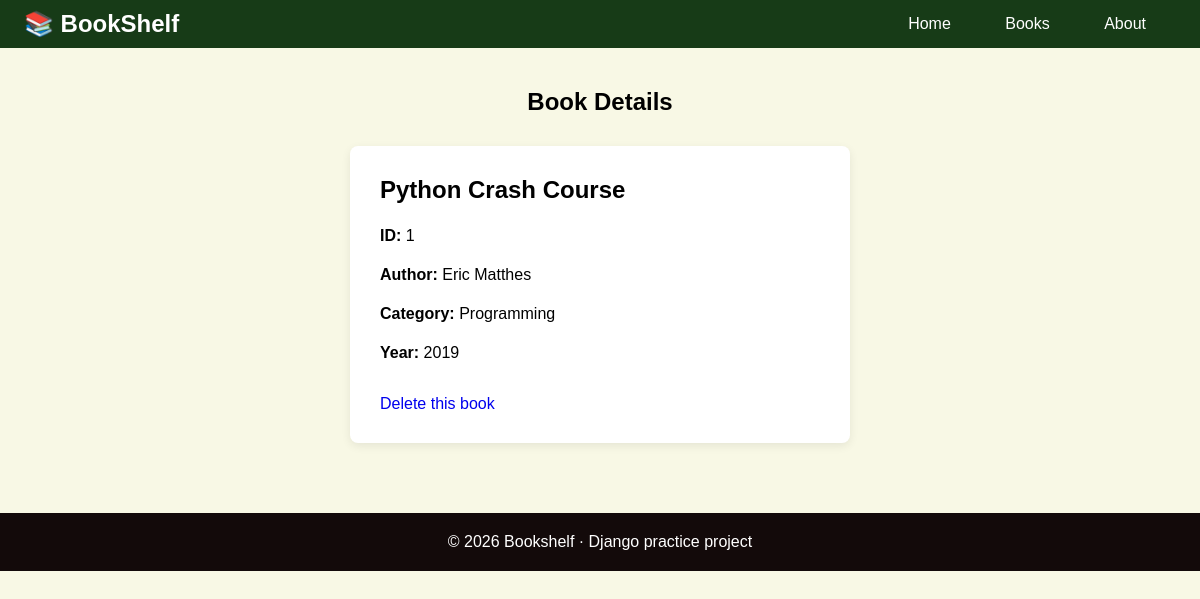
Page /books/1/ on the committed database.
### books/models.py (models this page shows, shortened)
class Book(models.Model):
    title = models.CharField(max_length=200)
    author = models.CharField(max_length=100)
    category = models.CharField(max_length=100)
    year = models.IntegerField()

### books/views.py (the view)
# urls.py: path('books/<int:id>/', views.book_detail, name='book_detail'),
def book_detail(request,id):
    book = get_object_or_404(Book, id=id)
    return render(request, 'books/book_detail.html', {'book': book})

### books/templates/books/book_detail.html
{% extends 'books/base.html' %}
{% load static %}
{% block content %}
<link rel="stylesheet" href="{% static 'books/book_detail.css' %}">
<section class="books-page">
    <h1>Book Details</h1>
    <div class="book-details">
        <h2>{{ book.title }}</h2>
        <p><strong>ID:</strong> {{ book.id }}</p>
        <p><strong>Author:</strong> {{ book.author }}</p>
        <p><strong>Category:</strong> {{ book.category }}</p>
        <p><strong>Year:</strong> {{ book.year }}</p>
        <a href="{% url 'delete_book' book.id %}" class="borrow-btn">Delete this book</a>
    </div>
</section>
{% endblock %}

### books/static/books/style.css (style rules this page uses)
* { margin:0; padding:0; box-sizing: border-box; }
body { font-family: Arial, Helvetica, sans-serif; background-color: rgb(248, 248, 229); }

### books/static/books/book_detail.css (style rules this page uses)
.books-page h1 { text-align: center; margin-bottom: 20px; }
.book-details { width: 500px; margin: 30px auto; padding: 30px; background-color: white; border-radius: 8px; box-shadow: 0 3px 10px rgba(0, 0, 0, 0.08); }
.book-details h2 { margin-bottom: 20px; }
.book-details p { margin-bottom: 15px; line-height: 1.5; }
.book-details a { display: inline-block; margin-top: 15px; margin-right: 10px; text-decoration: none; }

### rows in the picture
Book: title "Python Crash Course", id "1", author "Eric Matthes", category "Programming", year "2019"
